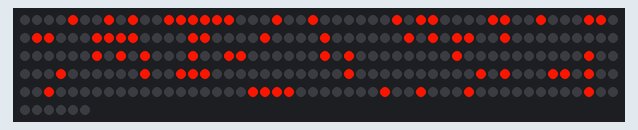
This program was run on a simulated ESP8266 board running MicroPython. Shown: 256 RGB LEDs in strip order, left to right, continuing on the next row. The interpreter's speed is modelled, so counts of loop turns are approximate; the clock reads 2024-03-15 10:24:30 at power-on unless the program sets it.

Above: at 0.3 s.
At 2.1 s:
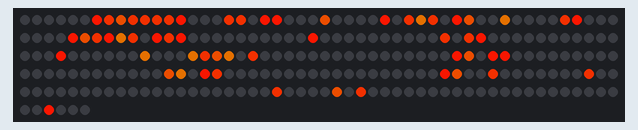
At 3.8 s:
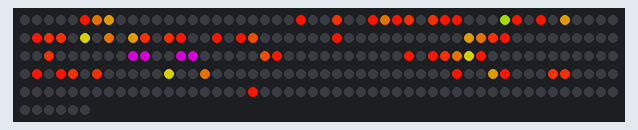
At 5.6 s:
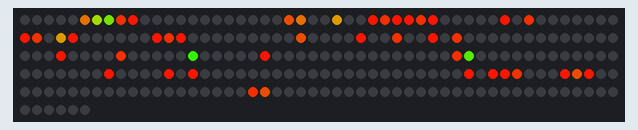
At 7.9 s:
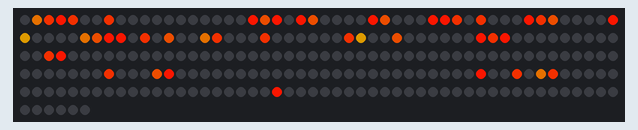
At 39.0 s:
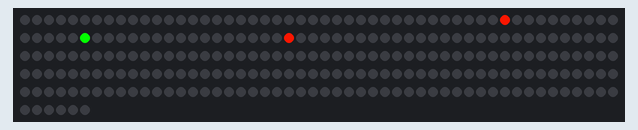

The program:

TheGameOfLife_final.py
```python
#Uporządkowano strukturę programu tworząc klasę TheGameOfLife zawierającą wszystkie funkcjonalności
from machine import Pin
from neopixel import NeoPixel
from time import sleep
import time

MATRIX_SIZE = 16

# Klasa odpowiedzialna za logikę gry w życie
class TheGameOfLife:

    # Wzory stałych struktur (block, loaf, itp.). Użytkownik może sam zdefiniować jakie wzory mają być zaznaczane, tworząc nowe elementy
    stable_patterns = {
        "block": [[1, 1],
                  [1, 1]],

        "loaf": [[0, 1, 1, 0],
                 [1, 0, 0, 1],
                 [0, 1, 0, 1],
                 [0, 0, 1, 0]],

        "loaf1": [[0, 1, 1, 0],
                  [1, 0, 0, 1],
                  [1, 0, 1, 0],
                  [0, 1, 0, 0]],

        "beehive ": [[0, 1, 1, 0],
                     [1, 0, 0, 1],
                     [0, 1, 1, 0]],


        "beehive1": [[0, 1, 0],
                     [1, 0, 1],
                     [1, 0, 1],
                     [0, 1, 0]],

        "tub": [[0, 1, 0],
                [1, 0, 1],
                [0, 1, 0]],

        "pond": [[0, 1, 1, 0],
                 [1, 0, 0, 1],
                 [1, 0, 0, 1],
                 [0, 1, 1, 0]],
    }

    def __init__(self, N):
        # Inicjalizacja pinu i macierzy NeoPixel
        self.pin = Pin(2, Pin.OUT)
        self.np = NeoPixel(self.pin, 256)
        self.matrix = self.generate_matrix(N)
        self.binary_last_matrix = self.set_binary_matrix(self.matrix, MATRIX_SIZE)
        self.static_counter = 0
        self.STATIC_THRESHOLD = 3

    # Generowanie macierzy o N włączonych komórkach
    def generate_matrix(self, N):
        if N > 16 * 16:
            raise ValueError("N cannot be greater than 256")

        matrix = [[0 for _ in range(MATRIX_SIZE)] for _ in range(MATRIX_SIZE)]
        all_indices = [(i, j) for i in range(MATRIX_SIZE) for j in range(MATRIX_SIZE)]

        prng = self.pseudo_random_number(len(all_indices))
        selected_indices = []

        while len(selected_indices) < N:
            index = next(prng)
            if all_indices[index] not in selected_indices:
                selected_indices.append(all_indices[index])

        for row, col in selected_indices:
            matrix[row][col] = 1

        return matrix

    # Generator liczb pseudolosowych
    def pseudo_random_number(self, max_value):
        seed = int(time.time())
        a, c, m = 1103515245, 12345, 2**31
        while True:
            seed = (a * seed + c) % m
            yield seed % max_value

    # Rysowanie stanu macierzy na ekranie NeoPixel
    def draw_board(self, matrix, is_static=False, stable_cells=[]):
        for i in range(256):
            self.np[i] = (0, 0, 0)

        for y in range(MATRIX_SIZE):
            for x in range(MATRIX_SIZE):
                if matrix[y][x] > 0:
                    if (x, y) in stable_cells:
                        self.turn_LED(x, y, matrix[y][x], (128, 0, 128))  # Violet for stable
                    elif is_static:
                        self.turn_LED(x, y, matrix[y][x], (0, 0, 255))  # Blue for static
                    else:
                        self.turn_LED(x, y, matrix[y][x])

        self.np.write()

    # Włączenie diody LED na określonym polu
    def turn_LED(self, x, y, age, color=(255, 255, 255)):
        max_age = 12  # Maksymalny wiek komórki
        age = min(age, max_age)  # Ograniczenie wieku

        if color != (255, 255, 255):
            red, green, blue = color
        else:
            red = max(0, 255 - age * (255 // max_age))
            green = min(255, age * (255 // max_age))
            blue = 0

        if (y % 2 == 1):
            self.np[16*y + 15 - x] = (red, green, blue)
        else:
            self.np[16*y + x] = (red, green, blue)

    # Aktualizacja macierzy według zasad gry
    def update_board(self, matrix):
        new_matrix = [[0 for _ in range(MATRIX_SIZE)] for _ in range(MATRIX_SIZE)]

        for y in range(MATRIX_SIZE):
            for x in range(MATRIX_SIZE):
                alive = matrix[y][x] > 0
                neighbors = self.count_neighbors(matrix, x, y)

                if alive and (neighbors < 2 or neighbors > 3):
                    new_matrix[y][x] = 0
                elif not alive and neighbors == 3:
                    new_matrix[y][x] = 1
                else:
                    new_matrix[y][x] = matrix[y][x] + 1 if alive else 0

        return new_matrix

    # Funkcja do liczenia sąsiadów dla komórki
    def count_neighbors(self, matrix, x, y):
        neighbors = 0
        for dx in [-1, 0, 1]:
            for dy in [-1, 0, 1]:
                if dx == 0 and dy == 0:
                    continue
                nx, ny = x + dx, y + dy
                if 0 <= nx < MATRIX_SIZE and 0 <= ny < MATRIX_SIZE:
                    neighbors += matrix[ny][nx] > 0
        return neighbors

    # Zamiana macierzy na postać binarną (0 lub 1)
    def set_binary_matrix(self, matrix, N):
        new_matrix = [[0] * N for _ in range(N)]
        for i in range(N):
            for j in range(N):
                new_matrix[i][j] = 1 if matrix[i][j] != 0 else 0
        return new_matrix

    # Porównanie dwóch macierzy, czy są takie same
    def compare_matrices(self, matrix1, matrix2):
        return all(matrix1[y][x] == matrix2[y][x] for y in range(len(matrix1)) for x in range(len(matrix1[0])))

    # Sprawdzanie, czy dany wzór występuje w macierzy i jest otoczony zerami
    def check_pattern(self, matrix, pattern, x, y):
        pattern_height = len(pattern)
        pattern_width = len(pattern[0])

        # Sprawdzanie, czy wzór pasuje do macierzy na pozycji (x, y)
        for i in range(pattern_height):
            for j in range(pattern_width):
                if y + i >= MATRIX_SIZE or x + j >= MATRIX_SIZE or matrix[y + i][x + j] != pattern[i][j]:
                    return False

        # Sprawdzenie, czy wzór jest otoczony zerami
        for i in range(-1, pattern_height + 1):
            for j in range(-1, pattern_width + 1):
                ny, nx = y + i, x + j
                # Sprawdzanie tylko komórek na zewnątrz wzoru
                if 0 <= ny < MATRIX_SIZE and 0 <= nx < MATRIX_SIZE:
                    if (i == -1 or i == pattern_height or j == -1 or j == pattern_width) and matrix[ny][nx] != 0:
                        return False  # Jeżeli otaczająca komórka nie jest zerem, wzór nie spełnia warunków

        return True


    # Znajdowanie stabilnych wzorów na planszy
    def find_stable_patterns(self, matrix):
        stable_cells = []
        for y in range(MATRIX_SIZE):
            for x in range(MATRIX_SIZE):
                for pattern_name, pattern in TheGameOfLife.stable_patterns.items():
                    if self.check_pattern(matrix, pattern, x, y):
                        for i in range(len(pattern)):
                            for j in range(len(pattern[0])):
                                stable_cells.append((x + j, y + i))
        return stable_cells

    # Główna pętla gry
    def run(self):
        while True:
            stable_cells = self.find_stable_patterns(self.set_binary_matrix(self.matrix, MATRIX_SIZE))
            is_static = self.static_counter >= self.STATIC_THRESHOLD
            self.draw_board(self.matrix, is_static=is_static, stable_cells=stable_cells)

            binary_matrix = self.set_binary_matrix(self.matrix, MATRIX_SIZE)
            if self.compare_matrices(binary_matrix, self.binary_last_matrix):
                self.static_counter += 1
            else:
                self.static_counter = 0
            self.binary_last_matrix = binary_matrix
            self.matrix = self.update_board(self.matrix)
            sleep(0.2)


# Inicjalizacja gry i uruchomienie
game = TheGameOfLife(64)
game.run()
```

Measured:
- what the display in image 0 shows lasts 0.5 s, from 0.3 s to 0.8 s
